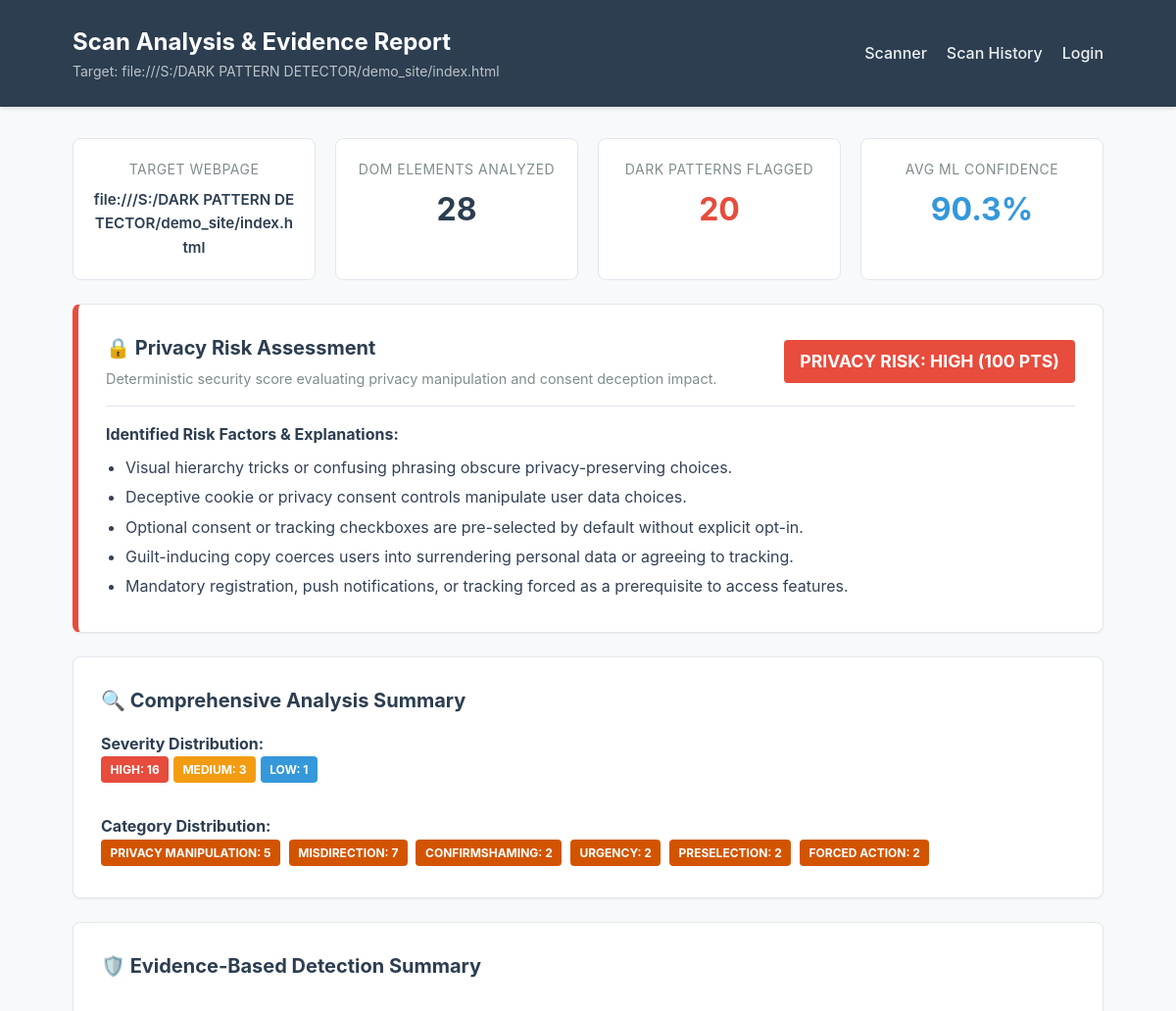
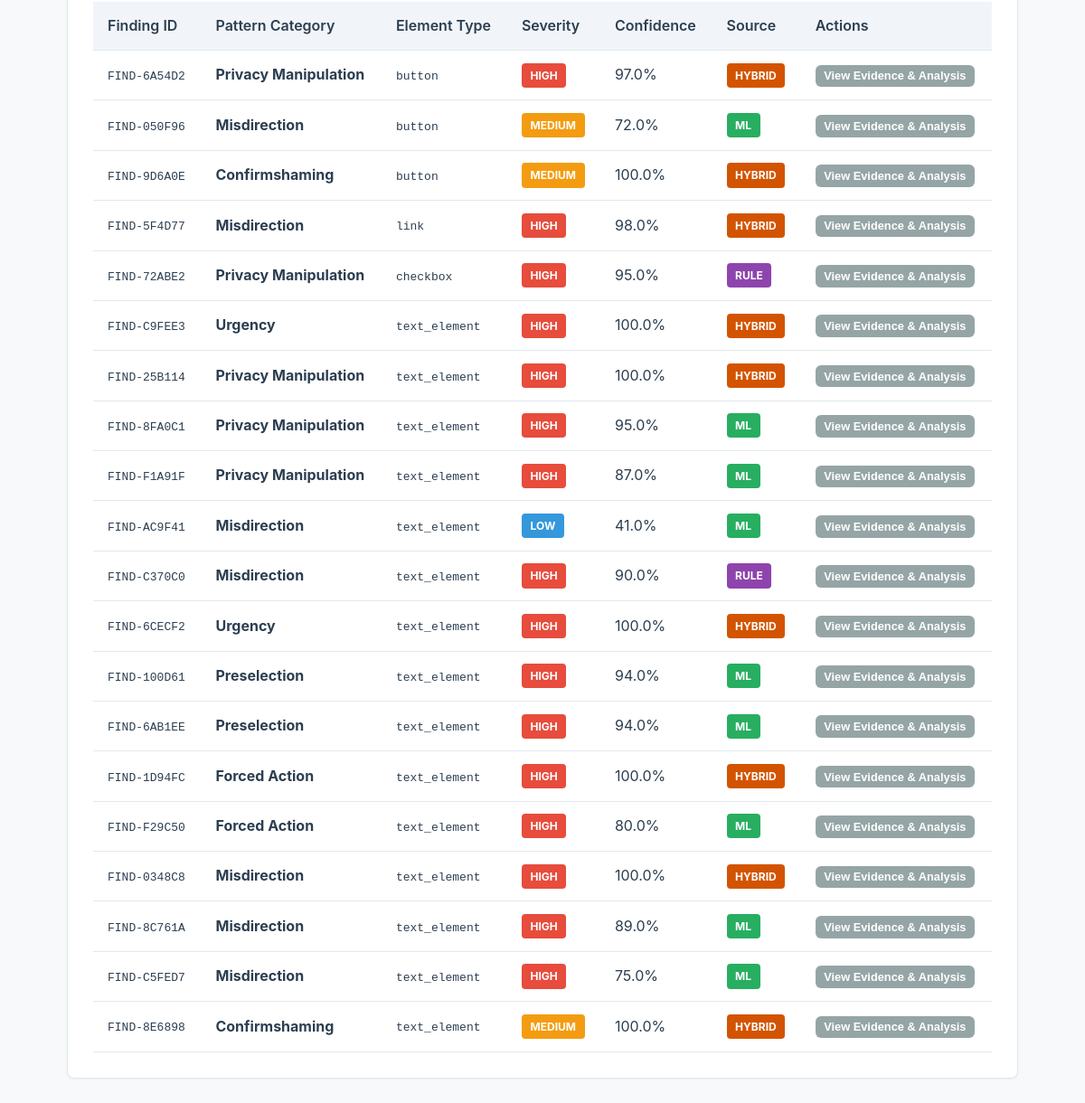
The page /results/14 on the database its author committed (2 pictures, top to bottom).
### tables this page shows
CREATE TABLE scans (
                id INTEGER PRIMARY KEY AUTOINCREMENT,
                url TEXT NOT NULL,
                scan_date TEXT NOT NULL,
                total_elements INTEGER NOT NULL DEFAULT 0,
                total_detections INTEGER NOT NULL DEFAULT 0
            );

CREATE TABLE detections (
                id INTEGER PRIMARY KEY AUTOINCREMENT,
                scan_id INTEGER NOT NULL,
                pattern TEXT NOT NULL,
                element_type TEXT,
                element_text TEXT,
                confidence REAL,
                severity TEXT,
                source TEXT,
                explanation TEXT,
                html_snippet TEXT,
                screenshot_path TEXT, finding_id TEXT, privacy_security_relevance TEXT, recommendation TEXT,
                FOREIGN KEY (scan_id) REFERENCES scans(id) ON DELETE CASCADE
            );

### app.py (the view)
@app.route("/results/<int:scan_id>")
def view_results(scan_id):
    user_id = session.get("user_id")
    username = session.get("username", "Guest")
    ip_addr = request.remote_addr or "127.0.0.1"
    scan_data = db_manager.get_scan(scan_id)
    if not scan_data:
        flash(f"Scan record #{scan_id} not found.", "error")
        return redirect(url_for("index"))
    db_manager.log_audit_event(user_id, username, "REPORT_VIEWED", status="SUCCESS", ip_address=ip_addr, details=f"Viewed Report #{scan_id}")
    detections = scan_data.get("detections", [])
    high_count = sum(1 for d in detections if str(d.get("severity", "")).upper() == "HIGH")
    med_count = sum(1 for d in detections if str(d.get("severity", "")).upper() == "MEDIUM")
    low_count = sum(1 for d in detections if str(d.get("severity", "")).upper() == "LOW")
    cat_distribution = {}
    for d in detections:
        cat = d.get("pattern", "Other")
        cat_distribution[cat] = cat_distribution.get(cat, 0) + 1
    avg_confidence = 0.0
    if detections:
        conf_list = [float(d.get("confidence", 0)) for d in detections if d.get("confidence") is not None]
        if conf_list:
            avg_confidence = sum(conf_list) / len(conf_list)
    summary = {
        "high_count": high_count,
        "med_count": med_count,
        "low_count": low_count,
        "cat_distribution": cat_distribution,
        "avg_confidence": round(avg_confidence * 100, 1)
    }
    privacy_risk = evidence_engine.calculate_privacy_risk(detections)
    ml_metrics = evidence_engine.ml_classifier.metrics
    return render_template("results.html", scan=scan_data, summary=summary, privacy_risk=privacy_risk, ml_metrics=ml_metrics)

### database/db.py (called while the page is built, shortened)
    def _get_sqlite_connection(self):
        os.makedirs(os.path.dirname(self.sqlite_db_path), exist_ok=True)
        conn = sqlite3.connect(self.sqlite_db_path)
        conn.row_factory = sqlite3.Row
        return conn

    def get_scan(self, scan_id):
        conn = self._get_sqlite_connection()
        cursor = conn.cursor()
        cursor.execute("SELECT * FROM scans WHERE id = ?", (scan_id,))
        scan_row = cursor.fetchone()
        if not scan_row:
            conn.close()
            return None
        scan = dict(scan_row)
        cursor.execute("SELECT * FROM detections WHERE scan_id = ?", (scan_id,))
        scan["detections"] = [dict(r) for r in cursor.fetchall()]
        conn.close()
        return scan

    def log_audit_event(self, user_id, username, action, status="SUCCESS", ip_address="127.0.0.1", details=None):
        timestamp = datetime.now().strftime("%Y-%m-%d %H:%M:%S")
        conn = self._get_sqlite_connection()
        cursor = conn.cursor()
        cursor.execute(
            "INSERT INTO audit_logs (user_id, username, action, status, ip_address, details, timestamp) VALUES (?, ?, ?, ?, ?, ?, ?)",
            (user_id, username, action, status, ip_address, details, timestamp)
        )
        conn.commit()
        conn.close()

### templates/results.html (shortened to what this page needs)
<!DOCTYPE html>
<html lang="en">
<head>
    <link rel="stylesheet" href="{{ url_for('static', filename='css/style.css') }}">
</head>
<body>
    <header class="header">
        <div class="header-container">
            <div class="header-title">
                <h1>Scan Analysis & Evidence Report</h1>
                <p>Target: {{ scan.url }}</p>
            </div>
            <nav class="nav-links">
                <a href="{{ url_for('index') }}">Scanner</a>
                <a href="{{ url_for('history') }}">Scan History</a>
                {% if session.get('user_id') %}
                    <a href="{{ url_for('logout') }}">Logout ({{ session.get('username') }})</a>
                {% else %}
                    <a href="{{ url_for('login') }}">Login</a>
                {% endif %}
            </nav>
        </div>
    </header>
    <main class="container">
        <div class="metrics-grid">
            <div class="metric-card">
                <div class="metric-label">Target Webpage</div>
                <div style="font-size: 0.95rem; font-weight: 600; margin-top: 0.5rem; word-break: break-all;">
                    {{ scan.url }}
                </div>
            </div>
            <div class="metric-card">
                <div class="metric-label">DOM Elements Analyzed</div>
                <div class="metric-value">{{ scan.total_elements }}</div>
            </div>
            <div class="metric-card">
                <div class="metric-label">Dark Patterns Flagged</div>
                <div class="metric-value" style="color: {% if scan.total_detections > 0 %}var(--accent-color){% else %}var(--source-ml){% endif %};">
                    {{ scan.total_detections }}
                </div>
            </div>
            <div class="metric-card">
                <div class="metric-label">Avg ML Confidence</div>
                <div class="metric-value" style="color: var(--secondary-color);">
                    {{ summary.avg_confidence if summary and summary.avg_confidence else "N/A" }}%
                </div>
            </div>
        </div>
        {% if privacy_risk %}
        <section class="card" style="border-left: 6px solid {% if privacy_risk.level == 'HIGH' %}#e74c3c{% elif privacy_risk.level == 'MEDIUM' %}#f39c12{% else %}#27ae60{% endif %};">
            <div style="display: flex; justify-content: space-between; align-items: center; flex-wrap: wrap; gap: 1rem;">
                <div>
                    <h3 class="card-title" style="margin-bottom: 0.25rem;">🔒 Privacy Risk Assessment</h3>
                    <p style="font-size: 0.9rem; color: var(--text-muted);">
                        Deterministic security score evaluating privacy manipulation and consent deception impact.
                    </p>
                </div>
                <div>
                    <span class="badge" style="font-size: 1.1rem; padding: 0.5rem 1rem; background-color: {% if privacy_risk.level == 'HIGH' %}#e74c3c{% elif privacy_risk.level == 'MEDIUM' %}#f39c12{% else %}#27ae60{% endif %};">
                        PRIVACY RISK: {{ privacy_risk.level }} ({{ privacy_risk.score }} pts)
                    </span>
                </div>
            </div>
            <div style="margin-top: 1rem; padding-top: 1rem; border-top: 1px solid var(--border-color);">
                <strong style="color: var(--primary-color);">Identified Risk Factors & Explanations:</strong>
                <ul style="margin-top: 0.5rem; margin-left: 1.25rem; color: #334155;">
                    {% for reason in privacy_risk.reasons %}
                        <li style="margin-bottom: 0.3rem;">{{ reason }}</li>
                    {% endfor %}
                </ul>
            </div>
        </section>
        {% endif %}
        {% if summary %}
        <section class="card">
            <h3 class="card-title">🔍 Comprehensive Analysis Summary</h3>
            <div style="display: flex; gap: 2rem; flex-wrap: wrap; margin-top: 1rem;">
                <div>
                    <strong>Severity Distribution:</strong><br>
                    <span class="badge badge-high">High: {{ summary.high_count }}</span>
                    <span class="badge badge-medium">Medium: {{ summary.med_count }}</span>
                    <span class="badge badge-low">Low: {{ summary.low_count }}</span>
                </div>
                <div>
                    <strong>Category Distribution:</strong><br>
                    {% for cat, count in summary.cat_distribution.items() %}
                        <span class="badge badge-hybrid" style="margin-right: 4px; margin-bottom: 4px;">{{ cat }}: {{ count }}</span>
                    {% endfor %}
                </div>
            </div>
        </section>
        {% endif %}
        <section class="card">
            <h3 class="card-title">🛡️ Evidence-Based Detection Summary</h3>
            {% if scan.detections %}
            <div class="table-responsive">
                <table class="data-table">
                    <thead>
                        <tr>
                            <th>Finding ID</th>
                            <th>Pattern Category</th>
                            <th>Element Type</th>
                            <th>Severity</th>
                            <th>Confidence</th>
                            <th>Source</th>
                            <th>Actions</th>
                        </tr>
                    </thead>
                    <tbody>
                        {% for d in scan.detections %}
                        <tr>
                            <td><code>{{ d.finding_id or "FIND-" ~ loop.index }}</code></td>
                            <td><strong>{{ d.pattern }}</strong></td>
                            <td><code>{{ d.element_type }}</code></td>
                            <td>
                                <span class="badge badge-{{ d.severity | lower }}">
                                    {{ d.severity }}
                                </span>
                            </td>
                            <td>{{ "%.1f"|format(d.confidence * 100) if d.confidence is number else d.confidence }}%</td>
                            <td>
                                <span class="badge badge-{{ d.source | lower }}">
                                    {{ d.source }}
                                </span>
                            </td>
                            <td>
                                <button type="button" class="btn btn-secondary btn-toggle-detail" data-target="detail-{{ loop.index }}" style="padding: 0.3rem 0.6rem; font-size: 0.8rem;">
                                    View Evidence & Analysis
                                </button>
                            </td>
                        </tr>
                        {% endfor %}
                    </tbody>
                </table>
            </div>
            {% else %}
            <div class="alert alert-info" style="margin-top: 1rem;">
                No deceptive dark pattern UI elements were flagged on this webpage.
            </div>
            {% endif %}
        </section>
    </main>
</body>
</html>

### static/css/style.css (style rules this page uses)
:root { --primary-color: #2c3e50; --secondary-color: #3498db; --accent-color: #e74c3c; --bg-color: #f8f9fa; --card-bg: #ffffff; --text-color: #2c3e50; --text-muted: #7f8c8d; --border-color: #e1e8ed; --severity-high: #e74c3c; --severity-medium: #f39c12; --severity-low: #3498db; --source-rule: #8e44ad; --source-ml: #27ae60; --source-hybrid: #d35400; }
* { box-sizing: border-box; margin: 0; padding: 0; }
body { font-family: -apple-system, BlinkMacSystemFont, "Segoe UI", Roboto, Helvetica, Arial, sans-serif; background-color: var(--bg-color); color: var(--text-color); line-height: 1.6; }
.header { background-color: var(--primary-color); color: #ffffff; padding: 1.5rem 0; box-shadow: 0 2px 4px rgba(0,0,0,0.1); }
.header-container { max-width: 1100px; margin: 0 auto; padding: 0 1.5rem; display: flex; justify-content: space-between; align-items: center; }
.header-title h1 { font-size: 1.5rem; font-weight: 700; }
.header-title p { font-size: 0.875rem; color: #bdc3c7; }
.nav-links { display: flex; gap: 1.25rem; }
.nav-links a { color: #ecf0f1; text-decoration: none; font-weight: 500; transition: color 0.2s; }
.container { max-width: 1100px; margin: 2rem auto; padding: 0 1.5rem; }
.card { background: var(--card-bg); border: 1px solid var(--border-color); border-radius: 8px; padding: 1.75rem; margin-bottom: 1.5rem; box-shadow: 0 1px 3px rgba(0,0,0,0.05); }
.card-title { font-size: 1.25rem; margin-bottom: 1rem; color: var(--primary-color); }
.btn { background-color: var(--secondary-color); color: #ffffff; padding: 0.75rem 1.5rem; border: none; border-radius: 6px; font-size: 1rem; font-weight: 600; cursor: pointer; text-decoration: none; display: inline-block; transition: background-color 0.2s; }
.btn-secondary { background-color: #95a5a6; }
.metrics-grid { display: grid; grid-template-columns: repeat(auto-fit, minmax(220px, 1fr)); gap: 1.25rem; margin-bottom: 1.5rem; }
.metric-card { background: var(--card-bg); border: 1px solid var(--border-color); border-radius: 8px; padding: 1.25rem; text-align: center; }
.metric-value { font-size: 2rem; font-weight: 700; color: var(--primary-color); margin-top: 0.25rem; }
.metric-label { font-size: 0.875rem; color: var(--text-muted); text-transform: uppercase; letter-spacing: 0.5px; }
.badge { display: inline-block; padding: 0.25rem 0.6rem; border-radius: 4px; font-size: 0.75rem; font-weight: 700; text-transform: uppercase; color: #ffffff; }
.badge-high { background-color: var(--severity-high); }
.badge-medium { background-color: var(--severity-medium); }
.badge-low { background-color: var(--severity-low); }
.badge-rule { background-color: var(--source-rule); }
.badge-ml { background-color: var(--source-ml); }
.badge-hybrid { background-color: var(--source-hybrid); }
.table-responsive { overflow-x: auto; }
.data-table { width: 100%; border-collapse: collapse; margin-top: 1rem; }
.data-table th, .data-table td { padding: 0.85rem 1rem; text-align: left; border-bottom: 1px solid var(--border-color); }
.data-table th { background-color: #f1f5f9; font-weight: 600; color: var(--primary-color); }

### rows shown on the page
scans: url "file:///S:/DARK PATTERN DETECTOR/demo_site/index.html", total_elements "28", total_detections "20"
detections: pattern "PRIVACY MANIPULATION", count "5", finding "FIND-6A54D2", pattern "Privacy Manipulation", element_type "button", severity "HIGH", confidence "97.0", source "HYBRID"
detections: pattern "MISDIRECTION", count "7", finding "FIND-050F96", pattern "Misdirection", element_type "button", severity "MEDIUM", confidence "72.0", source "ML"
detections: pattern "CONFIRMSHAMING", count "2", finding "FIND-9D6A0E", pattern "Confirmshaming", element_type "button", severity "MEDIUM", confidence "100.0", source "HYBRID"
detections: pattern "URGENCY", count "2", finding "FIND-C9FEE3", pattern "Urgency", element_type "text_element", severity "HIGH", confidence "100.0", source "HYBRID"
detections: pattern "PRESELECTION", count "2", finding "FIND-100D61", pattern "Preselection", element_type "text_element", severity "HIGH", confidence "94.0", source "ML"
detections: pattern "FORCED ACTION", count "2", finding "FIND-1D94FC", pattern "Forced Action", element_type "text_element", severity "HIGH", confidence "100.0", source "HYBRID"
detections: finding "FIND-5F4D77", pattern "Misdirection", element_type "link", severity "HIGH", confidence "98.0", source "HYBRID"
detections: finding "FIND-72ABE2", pattern "Privacy Manipulation", element_type "checkbox", severity "HIGH", confidence "95.0", source "RULE"
detections: finding "FIND-25B114", pattern "Privacy Manipulation", element_type "text_element", severity "HIGH", confidence "100.0", source "HYBRID"
detections: finding "FIND-8FA0C1", pattern "Privacy Manipulation", element_type "text_element", severity "HIGH", confidence "95.0", source "ML"
detections: finding "FIND-F1A91F", pattern "Privacy Manipulation", element_type "text_element", severity "HIGH", confidence "87.0", source "ML"
detections: finding "FIND-AC9F41", pattern "Misdirection", element_type "text_element", severity "LOW", confidence "41.0", source "ML"
detections: finding "FIND-C370C0", pattern "Misdirection", element_type "text_element", severity "HIGH", confidence "90.0", source "RULE"
detections: finding "FIND-6CECF2", pattern "Urgency", element_type "text_element", severity "HIGH", confidence "100.0", source "HYBRID"
detections: finding "FIND-6AB1EE", pattern "Preselection", element_type "text_element", severity "HIGH", confidence "94.0", source "ML"
detections: finding "FIND-F29C50", pattern "Forced Action", element_type "text_element", severity "HIGH", confidence "80.0", source "ML"
detections: finding "FIND-0348C8", pattern "Misdirection", element_type "text_element", severity "HIGH", confidence "100.0", source "HYBRID"
detections: finding "FIND-8C761A", pattern "Misdirection", element_type "text_element", severity "HIGH", confidence "89.0", source "ML"
detections: finding "FIND-C5FED7", pattern "Misdirection", element_type "text_element", severity "HIGH", confidence "75.0", source "ML"
detections: finding "FIND-8E6898", pattern "Confirmshaming", element_type "text_element", severity "MEDIUM", confidence "100.0", source "HYBRID"

### other values the page prints
{{ privacy_risk.level }} "HIGH"
{{ privacy_risk.score }} "100"
{{ reason }} "Visual hierarchy tricks or confusing phrasing obscure privacy-preserving choices." "Deceptive cookie or privacy consent controls manipulate user data choices." "Optional consent or tracking checkboxes are pre-selected by default without explicit opt-in." "Guilt-inducing copy coerces users into surrendering personal data or agreeing to tracking." "Mandatory registration, push notifications, or tracking forced as a prerequisite to access features."
{{ summary.high_count }} "16"
{{ summary.med_count }} "3"
{{ summary.low_count }} "1"
